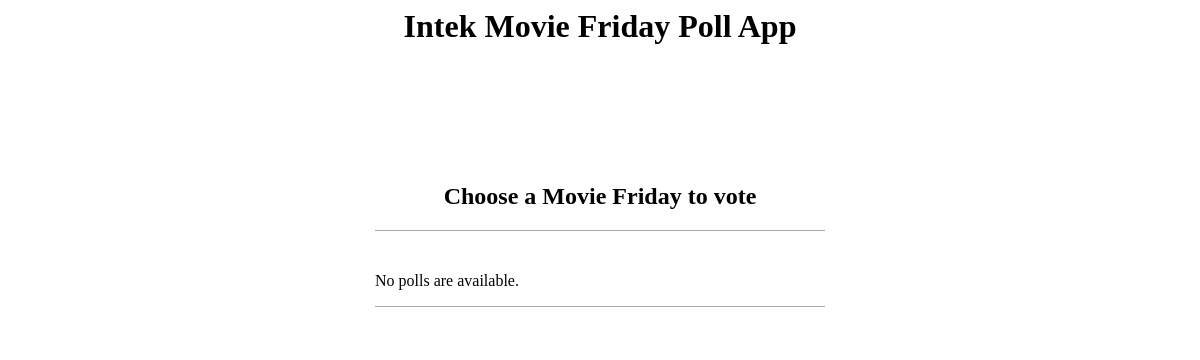
/moviepoll/, run on an earlier commit of the app's database.
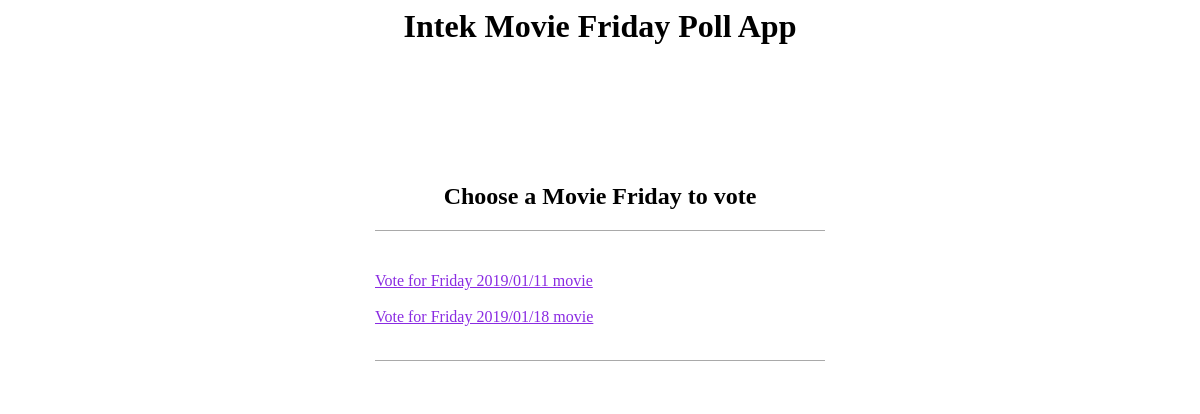
And on a later commit of the database.
### moviepoll/models.py (models this page shows, shortened)
class Question(models.Model):
    question_text = models.CharField(max_length=200)
    pub_date = models.DateTimeField('date published')

### moviepoll/views.py (the view)
# urls.py: path('', views.IndexView.as_view(), name='index'),
class IndexView(generic.ListView):
    template_name = 'moviepoll/index.html'
    context_object_name = 'latest_question_list'
    def get_queryset(self):
        return Question.objects.order_by('-pub_date')[:5]

### moviepoll/templates/moviepoll/index.html (shortened to what this page needs)
{% load static %}
<link href="{% static 'moviepoll/style.css' %}" rel="stylesheet"
      type="text/css">
<body>
<header>
    <div>
    <h1 style="background-color: white;
               text-align: center">Intek Movie Friday Poll App</h1>
    </div>
</header>
<main>
    <div class="poll">
        <div class="poll__list">
            <div class="poll__header">
                <h2 style="text-align: center"> Choose a
                    Movie Friday to vote</h2>
            </div>
            <div class="poll__body">
                {% if latest_question_list %}
                <ul style="list-style-type: none;
                    padding: 0; text-align: left">
                    {% for question in latest_question_list %}
                    <li>
                        <a href="{% url 'moviepoll:detail' question.id %}">
                            {{question.question_text}}
                        </a>
                    </li>
                    <br>
                    {% endfor %}
                </ul>
                {% else %}
                <p>No polls are available.</p>
                {% endif %}
            </div>
        </div>
    </div>
</main>
</body>

What changed in the data, as far as the page shows it:
added Question: question_text "Vote for Friday 2019/01/11 movie"
added Question: question_text "Vote for Friday 2019/01/18 movie"
Also different on the page:
text no longer shown: "No polls are available."
